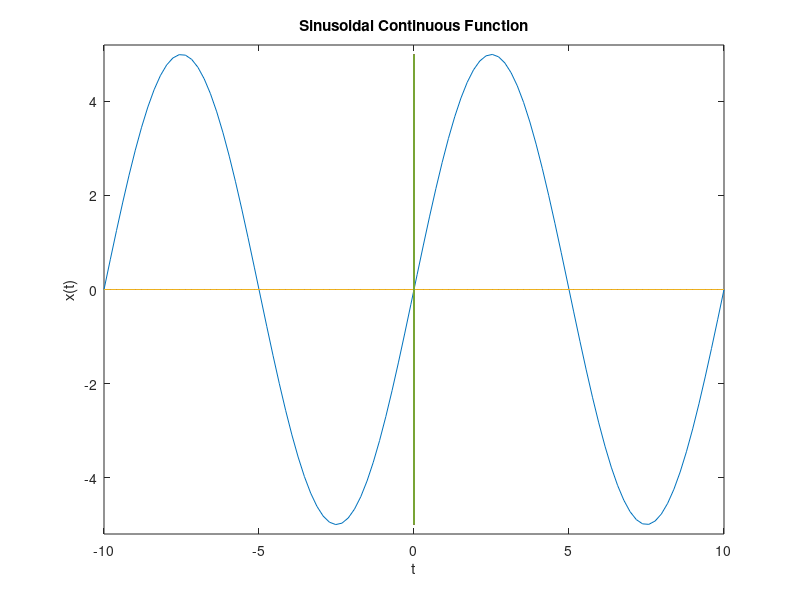

Reproduce this figure in MATLAB.
function contSinu()
x3=linspace(-10, 10);
z=zeros(length(x3));
y3=5*sin(2*pi*0.1*x3);
w=zeros(length(y3));
plot(x3,y3,x3,z,w,y3);
xlim([-10, 10]);
ylim([-5.2, 5.2]);
xlabel('t');
ylabel('x(t)');
title('Sinusoidal Continuous Function');
end